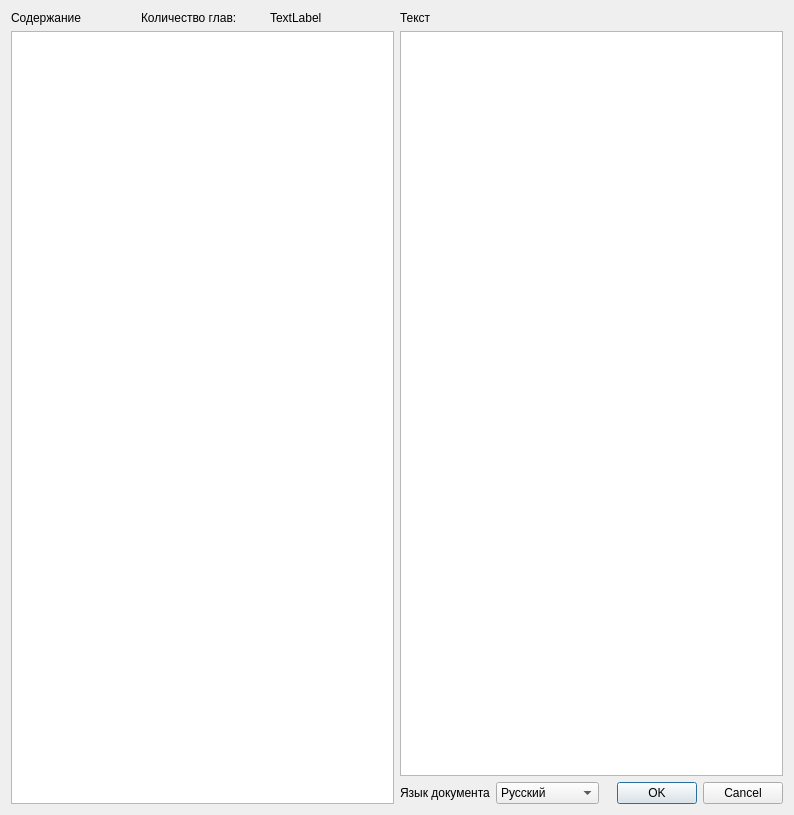
<?xml version="1.0" encoding="UTF-8"?>
<ui version="4.0">
 <class>Preview_window</class>
 <widget class="QDialog" name="Preview_window">
  <property name="geometry">
   <rect>
    <x>0</x>
    <y>0</y>
    <width>794</width>
    <height>815</height>
   </rect>
  </property>
  <property name="sizePolicy">
   <sizepolicy hsizetype="Expanding" vsizetype="Expanding">
    <horstretch>0</horstretch>
    <verstretch>0</verstretch>
   </sizepolicy>
  </property>
  <property name="acceptDrops">
   <bool>false</bool>
  </property>
  <property name="windowTitle">
   <string>Предпросмотр документа</string>
  </property>
  <layout class="QGridLayout" name="gridLayout">
   <item row="0" column="0">
    <layout class="QVBoxLayout" name="verticalLayout_2">
     <item>
      <layout class="QHBoxLayout" name="horizontalLayout">
       <item>
        <widget class="QLabel" name="contentsLabel">
         <property name="text">
          <string>Содержание</string>
         </property>
        </widget>
       </item>
       <item>
        <widget class="QLabel" name="contentCountLabel">
         <property name="text">
          <string>Количество глав: </string>
         </property>
        </widget>
       </item>
       <item>
        <widget class="QLabel" name="contentCount">
         <property name="text">
          <string>TextLabel</string>
         </property>
        </widget>
       </item>
      </layout>
     </item>
     <item>
      <widget class="QListWidget" name="content"/>
     </item>
    </layout>
   </item>
   <item row="0" column="1">
    <layout class="QVBoxLayout" name="verticalLayout">
     <item>
      <widget class="QLabel" name="text_label">
       <property name="text">
        <string>Текст</string>
       </property>
      </widget>
     </item>
     <item>
      <widget class="QTextBrowser" name="preview_document"/>
     </item>
     <item>
      <layout class="QHBoxLayout" name="horizontalLayout_2">
       <item>
        <widget class="QLabel" name="documen_language_label">
         <property name="text">
          <string>Язык документа</string>
         </property>
        </widget>
       </item>
       <item>
        <widget class="QComboBox" name="langBox">
         <item>
          <property name="text">
           <string>Русский</string>
          </property>
         </item>
         <item>
          <property name="text">
           <string>Английский</string>
          </property>
         </item>
         <item>
          <property name="text">
           <string>Французский</string>
          </property>
         </item>
         <item>
          <property name="text">
           <string>Испанский</string>
          </property>
         </item>
        </widget>
       </item>
       <item>
        <widget class="QDialogButtonBox" name="buttonBox">
         <property name="orientation">
          <enum>Qt::Horizontal</enum>
         </property>
         <property name="standardButtons">
          <set>QDialogButtonBox::Cancel|QDialogButtonBox::Ok</set>
         </property>
        </widget>
       </item>
      </layout>
     </item>
    </layout>
   </item>
  </layout>
 </widget>
 <resources/>
 <connections>
  <connection>
   <sender>buttonBox</sender>
   <signal>accepted()</signal>
   <receiver>Preview_window</receiver>
   <slot>accept()</slot>
   <hints>
    <hint type="sourcelabel">
     <x>248</x>
     <y>254</y>
    </hint>
    <hint type="destinationlabel">
     <x>157</x>
     <y>274</y>
    </hint>
   </hints>
  </connection>
  <connection>
   <sender>buttonBox</sender>
   <signal>rejected()</signal>
   <receiver>Preview_window</receiver>
   <slot>reject()</slot>
   <hints>
    <hint type="sourcelabel">
     <x>316</x>
     <y>260</y>
    </hint>
    <hint type="destinationlabel">
     <x>286</x>
     <y>274</y>
    </hint>
   </hints>
  </connection>
 </connections>
</ui>
